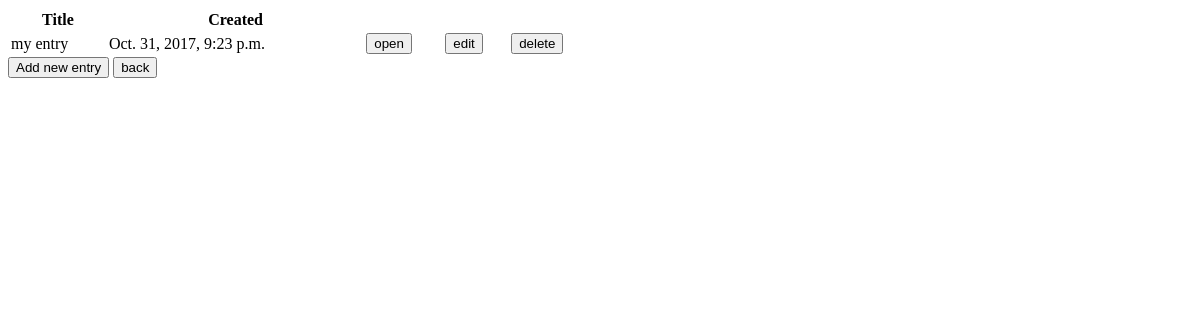
/notebook/1/ (signed in), run on an earlier commit of the app's database.
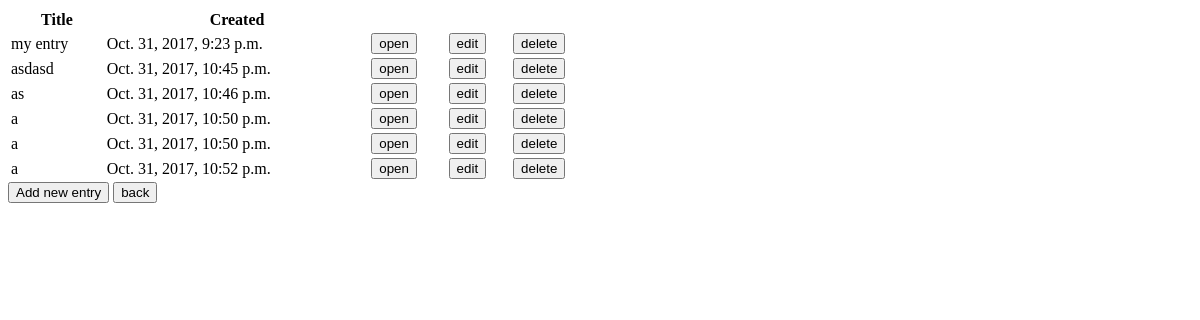
And on a later commit of the database.
### notebook/models.py (models this page shows, shortened)
class Note(models.Model):
    title = models.CharField(max_length=20)
    text = models.CharField(max_length=120)
    created = models.DateTimeField(auto_now_add=True)
    notebook = models.ForeignKey(Notebook, on_delete=models.CASCADE)

### notebook/views.py (the view)
# urls.py: url(r'^(?P<pk>[0-9]+)/$', login_required(views.NoteView.as_view()), name='all-notes'),
class NoteView(generic.ListView):
    template_name = 'notebook/note.html'
    context_object_name = 'notes'
    def get_queryset(self):
        notebook = get_object_or_404(Notebook, pk=self.kwargs['pk'])
        return Note.objects.filter(notebook__exact=notebook)

### notebook/templates/notebook/note.html
{% if notes %}
<table style="width:50%">
  <tr>
    <th>Title</th>
    <th>Created</th>
    <th></th>
    <th></th>
  </tr>
  {% for note in notes %}
  <tr>
    <td>{{note.title}}</td>
    <td>{{note.created}}</td>
    <td><a href="{% url 'notebook:detail-note' note.notebook.id forloop.counter %}"><button type="button">open</button></a></td>
    <td><a href="{% url 'notebook:edit' note.id forloop.counter %}"><button type="button">edit</button></a></td>
    <td><a href="{% url 'notebook:delete' note.id forloop.counter %}"><button type="button">delete</button></a></td>
  </tr>
  {% endfor %}
</table>
{% else %}
<p>No notes are available</p>
{% endif %}
<a href=""><button type="button">Add new entry</button></a>
<a href="{% url 'notebook:home' %}"><button type="button">back</button></a>

What changed in the data, as far as the page shows it:
added Note: title "asdasd", created "Oct. 31, 2017, 10:45 p.m."
added Note: title "as", created "Oct. 31, 2017, 10:46 p.m."
added Note: title "a", created "Oct. 31, 2017, 10:50 p.m."
added Note: title "a", created "Oct. 31, 2017, 10:50 p.m."
added Note: title "a", created "Oct. 31, 2017, 10:52 p.m."
